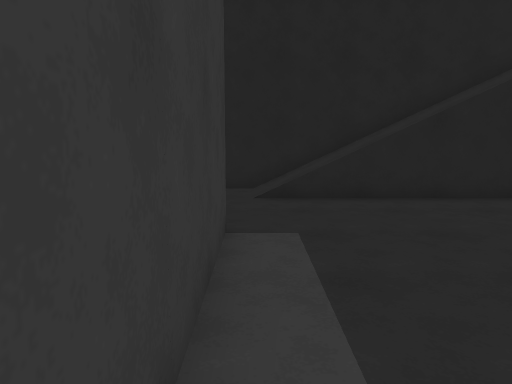
View 1 (above)

13 first-person views from a walk through a scene from a Unity 3-D project. The camera is 1.5 m above the floor, tilts 8° down and sees 70° across. The floor is counted in squares, 1 m on a side. Each view is taken from the middle of a square. On the plan, view 1 faces up. The plan holds only what a view shows up to about 16 squares ahead; the rest is blank. The place goes on beyond the plan. The player is left out.

View 2
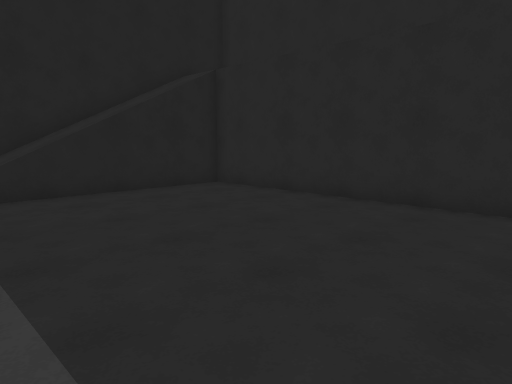

View 3
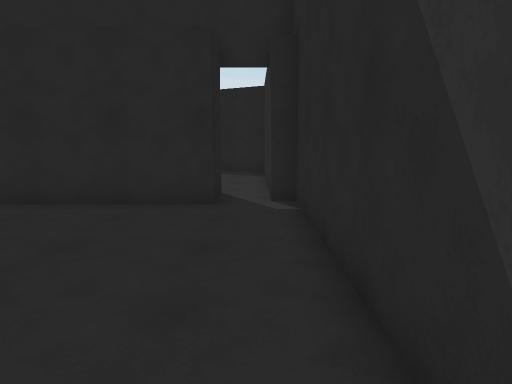

View 4
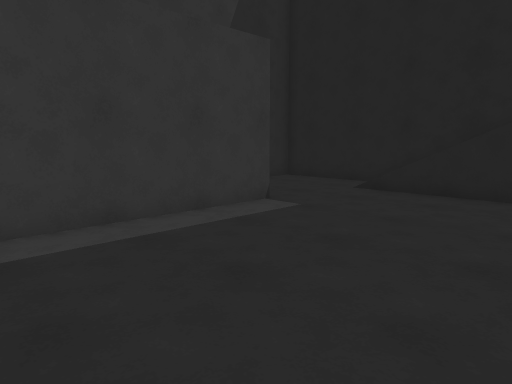

View 5
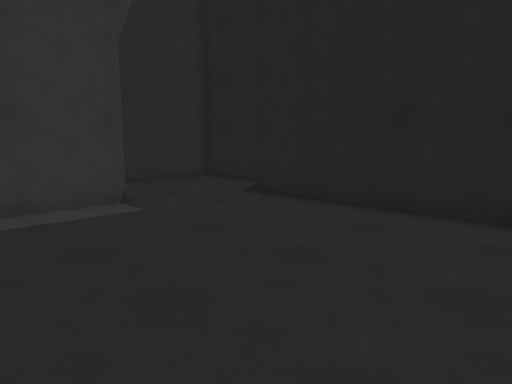

View 6
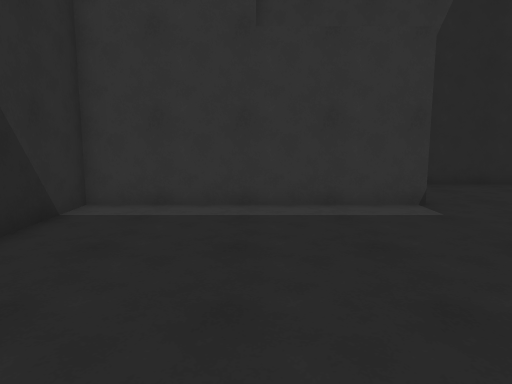

View 7
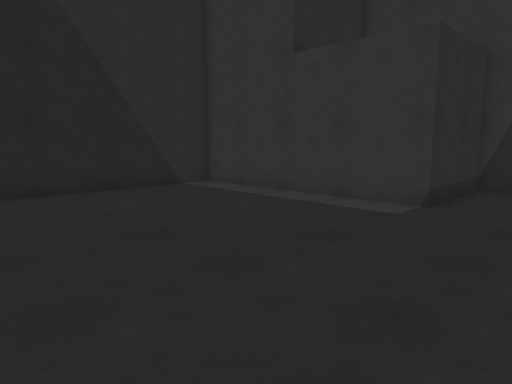

View 8
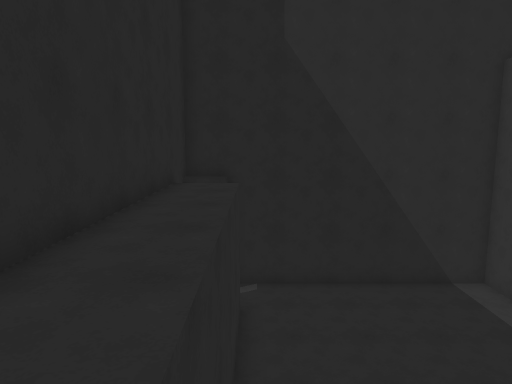

View 9
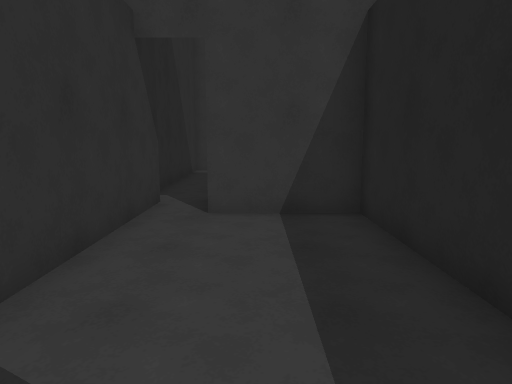

View 10
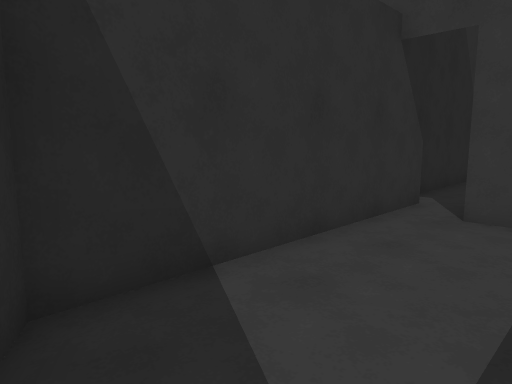

View 11
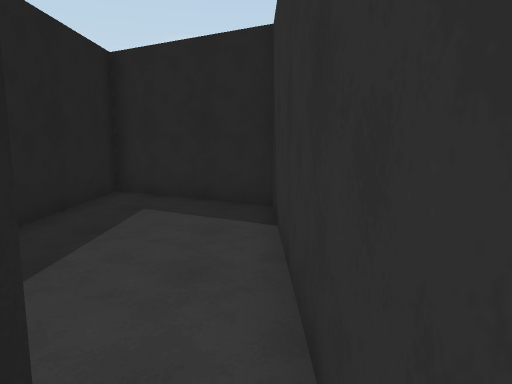

View 12
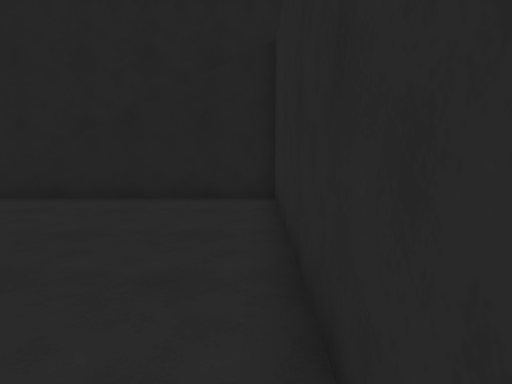

View 13
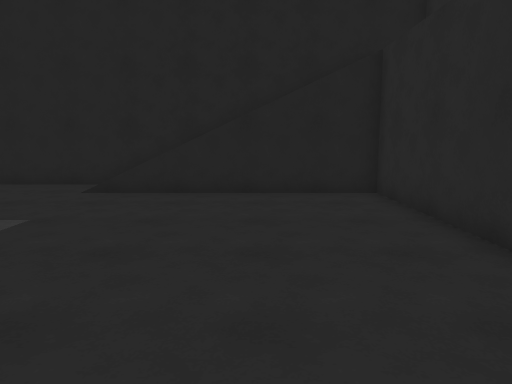

### Floor plan
Key: @ floor where view 1 was taken; # wall or solid block; . main floor; : floor 4 m higher than the main floor; / step, stairs or slope; = window, fence, low wall or low ledge.
Columns run from 5 left of view 1 to 20 right of it. Each row starts with its distance up from view 1.
 12  =##############
 11 #..../////////  #
 10 #..../////////  #
  9 #.............::#
  8 #.............::#
  7 #.............::#
  6  ####.........::#
  5     #.........::#
  4     #.........::#
  3     #.........::##########
  2     #.........::#.......##
  1     #.........::#.......#
  0     #@........::#......##
 -1     #..................#
 -2     ####################

Where each view was taken, in squares from view 1:
view 1: 0 up, 0 right, facing up
view 2: 1 down, 0 right, facing up-right
view 3: 1 down, 0 right, facing right
view 4: 1 down, 6 right, facing up-left
view 5: 2 up, 8 right, facing up-left
view 6: 2 up, 8 right, facing left
view 7: 9 up, 8 right, facing down-left
view 8: 11 up, 8 right, facing down
view 9: 1 up, 18 right, facing left
view 10: 2 up, 18 right, facing down-left
view 11: 1 down, 9 right, facing right
view 12: 0 up, 8 right, facing up
view 13: 1 down, 5 right, facing up
